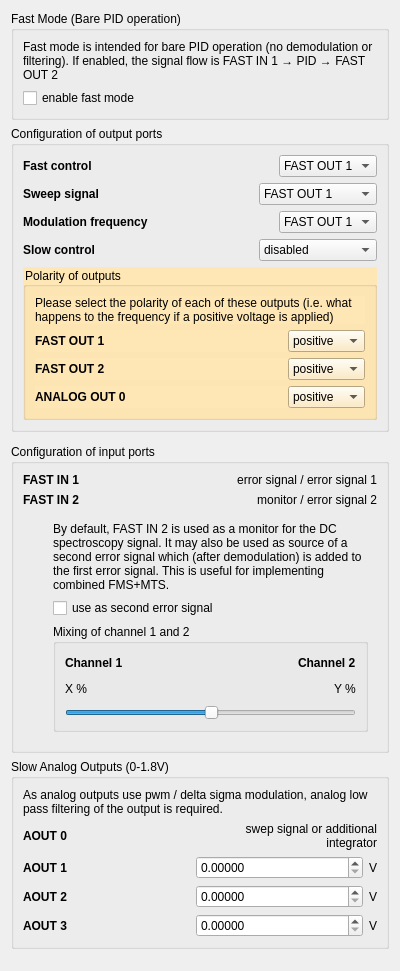
<?xml version="1.0" encoding="UTF-8"?>
<ui version="4.0">
 <class>Form</class>
 <widget class="QWidget" name="Form">
  <property name="geometry">
   <rect>
    <x>0</x>
    <y>0</y>
    <width>400</width>
    <height>971</height>
   </rect>
  </property>
  <property name="windowTitle">
   <string>Form</string>
  </property>
  <layout class="QVBoxLayout" name="verticalLayout">
   <item>
    <widget class="QGroupBox" name="groupBox_2">
     <property name="title">
      <string>Fast Mode (Bare PID operation)</string>
     </property>
     <layout class="QVBoxLayout" name="verticalLayout_4">
      <item>
       <widget class="QLabel" name="label_2">
        <property name="text">
         <string>&lt;html&gt;&lt;head/&gt;&lt;body&gt;&lt;p&gt;Fast mode is intended for bare PID operation (no demodulation or filtering). If enabled, the signal flow is FAST IN 1 → PID → FAST OUT 2&lt;/p&gt;&lt;/body&gt;&lt;/html&gt;</string>
        </property>
        <property name="wordWrap">
         <bool>true</bool>
        </property>
       </widget>
      </item>
      <item>
       <widget class="QCheckBox" name="fast_mode">
        <property name="text">
         <string>enable fast mode</string>
        </property>
       </widget>
      </item>
     </layout>
    </widget>
   </item>
   <item>
    <widget class="QGroupBox" name="groupBox_16">
     <property name="title">
      <string>Configuration of output ports</string>
     </property>
     <layout class="QVBoxLayout" name="verticalLayout_25">
      <item>
       <layout class="QHBoxLayout" name="horizontalLayout_25">
        <item>
         <widget class="QLabel" name="label_16">
          <property name="sizePolicy">
           <sizepolicy hsizetype="Preferred" vsizetype="Preferred">
            <horstretch>0</horstretch>
            <verstretch>0</verstretch>
           </sizepolicy>
          </property>
          <property name="font">
           <font>
            <weight>75</weight>
            <bold>true</bold>
           </font>
          </property>
          <property name="text">
           <string>Fast control</string>
          </property>
         </widget>
        </item>
        <item>
         <widget class="QComboBox" name="control_channel">
          <property name="sizePolicy">
           <sizepolicy hsizetype="Fixed" vsizetype="Fixed">
            <horstretch>0</horstretch>
            <verstretch>0</verstretch>
           </sizepolicy>
          </property>
          <item>
           <property name="text">
            <string>FAST OUT 1</string>
           </property>
          </item>
          <item>
           <property name="text">
            <string>FAST OUT 2</string>
           </property>
          </item>
         </widget>
        </item>
       </layout>
      </item>
      <item>
       <layout class="QHBoxLayout" name="horizontalLayout_26">
        <item>
         <widget class="QLabel" name="label_17">
          <property name="font">
           <font>
            <weight>75</weight>
            <bold>true</bold>
           </font>
          </property>
          <property name="text">
           <string>Sweep signal</string>
          </property>
         </widget>
        </item>
        <item>
         <widget class="QComboBox" name="sweep_channel">
          <property name="sizePolicy">
           <sizepolicy hsizetype="Fixed" vsizetype="Fixed">
            <horstretch>0</horstretch>
            <verstretch>0</verstretch>
           </sizepolicy>
          </property>
          <item>
           <property name="text">
            <string>FAST OUT 1</string>
           </property>
          </item>
          <item>
           <property name="text">
            <string>FAST OUT 2</string>
           </property>
          </item>
          <item>
           <property name="text">
            <string>ANALOG OUT 0</string>
           </property>
          </item>
         </widget>
        </item>
       </layout>
      </item>
      <item>
       <layout class="QHBoxLayout" name="horizontalLayout_24">
        <item>
         <widget class="QLabel" name="label_15">
          <property name="font">
           <font>
            <weight>75</weight>
            <bold>true</bold>
           </font>
          </property>
          <property name="text">
           <string>Modulation frequency</string>
          </property>
         </widget>
        </item>
        <item>
         <widget class="QComboBox" name="mod_channel">
          <property name="sizePolicy">
           <sizepolicy hsizetype="Fixed" vsizetype="Fixed">
            <horstretch>0</horstretch>
            <verstretch>0</verstretch>
           </sizepolicy>
          </property>
          <item>
           <property name="text">
            <string>FAST OUT 1</string>
           </property>
          </item>
          <item>
           <property name="text">
            <string>FAST OUT 2</string>
           </property>
          </item>
         </widget>
        </item>
       </layout>
      </item>
      <item>
       <layout class="QHBoxLayout" name="horizontalLayout_4">
        <item>
         <widget class="QLabel" name="label_3">
          <property name="font">
           <font>
            <weight>75</weight>
            <bold>true</bold>
           </font>
          </property>
          <property name="text">
           <string>Slow control</string>
          </property>
         </widget>
        </item>
        <item>
         <widget class="QComboBox" name="slow_control_channel">
          <property name="sizePolicy">
           <sizepolicy hsizetype="Fixed" vsizetype="Fixed">
            <horstretch>0</horstretch>
            <verstretch>0</verstretch>
           </sizepolicy>
          </property>
          <item>
           <property name="text">
            <string>disabled</string>
           </property>
          </item>
          <item>
           <property name="text">
            <string>ANALOG OUT 0</string>
           </property>
          </item>
         </widget>
        </item>
       </layout>
      </item>
      <item>
       <widget class="QGroupBox" name="polarity_selector">
        <property name="styleSheet">
         <string notr="true">background: #ffe7b5</string>
        </property>
        <property name="title">
         <string>Polarity of outputs</string>
        </property>
        <layout class="QVBoxLayout" name="verticalLayout_9">
         <item>
          <widget class="QLabel" name="label_8">
           <property name="sizePolicy">
            <sizepolicy hsizetype="Preferred" vsizetype="Preferred">
             <horstretch>0</horstretch>
             <verstretch>0</verstretch>
            </sizepolicy>
           </property>
           <property name="minimumSize">
            <size>
             <width>0</width>
             <height>0</height>
            </size>
           </property>
           <property name="text">
            <string>Please select the polarity of each of these outputs (i.e. what happens to the frequency if a positive voltage is applied)</string>
           </property>
           <property name="wordWrap">
            <bool>true</bool>
           </property>
          </widget>
         </item>
         <item>
          <widget class="QWidget" name="polarity_container_fast_out1" native="true">
           <layout class="QHBoxLayout" name="horizontalLayout_10">
            <property name="spacing">
             <number>6</number>
            </property>
            <property name="leftMargin">
             <number>0</number>
            </property>
            <property name="topMargin">
             <number>0</number>
            </property>
            <property name="rightMargin">
             <number>0</number>
            </property>
            <property name="bottomMargin">
             <number>0</number>
            </property>
            <item>
             <widget class="QLabel" name="label_9">
              <property name="font">
               <font>
                <weight>75</weight>
                <bold>true</bold>
               </font>
              </property>
              <property name="text">
               <string>FAST OUT 1</string>
              </property>
             </widget>
            </item>
            <item>
             <widget class="QComboBox" name="polarity_fast_out1">
              <property name="sizePolicy">
               <sizepolicy hsizetype="Fixed" vsizetype="Fixed">
                <horstretch>0</horstretch>
                <verstretch>0</verstretch>
               </sizepolicy>
              </property>
              <item>
               <property name="text">
                <string>positive</string>
               </property>
              </item>
              <item>
               <property name="text">
                <string>negative</string>
               </property>
              </item>
             </widget>
            </item>
           </layout>
          </widget>
         </item>
         <item>
          <widget class="QWidget" name="polarity_container_fast_out2" native="true">
           <layout class="QHBoxLayout" name="horizontalLayout_12">
            <property name="leftMargin">
             <number>0</number>
            </property>
            <property name="topMargin">
             <number>0</number>
            </property>
            <property name="rightMargin">
             <number>0</number>
            </property>
            <property name="bottomMargin">
             <number>0</number>
            </property>
            <item>
             <widget class="QLabel" name="label_11">
              <property name="font">
               <font>
                <weight>75</weight>
                <bold>true</bold>
               </font>
              </property>
              <property name="text">
               <string>FAST OUT 2</string>
              </property>
             </widget>
            </item>
            <item>
             <widget class="QComboBox" name="polarity_fast_out2">
              <property name="sizePolicy">
               <sizepolicy hsizetype="Fixed" vsizetype="Fixed">
                <horstretch>0</horstretch>
                <verstretch>0</verstretch>
               </sizepolicy>
              </property>
              <item>
               <property name="text">
                <string>positive</string>
               </property>
              </item>
              <item>
               <property name="text">
                <string>negative</string>
               </property>
              </item>
             </widget>
            </item>
           </layout>
          </widget>
         </item>
         <item>
          <widget class="QWidget" name="polarity_container_analog_out0" native="true">
           <layout class="QHBoxLayout" name="horizontalLayout_11">
            <property name="leftMargin">
             <number>0</number>
            </property>
            <property name="topMargin">
             <number>0</number>
            </property>
            <property name="rightMargin">
             <number>0</number>
            </property>
            <property name="bottomMargin">
             <number>0</number>
            </property>
            <item>
             <widget class="QLabel" name="label_4">
              <property name="font">
               <font>
                <weight>75</weight>
                <bold>true</bold>
               </font>
              </property>
              <property name="text">
               <string>ANALOG OUT 0</string>
              </property>
             </widget>
            </item>
            <item>
             <widget class="QComboBox" name="polarity_analog_out0">
              <property name="sizePolicy">
               <sizepolicy hsizetype="Fixed" vsizetype="Fixed">
                <horstretch>0</horstretch>
                <verstretch>0</verstretch>
               </sizepolicy>
              </property>
              <item>
               <property name="text">
                <string>positive</string>
               </property>
              </item>
              <item>
               <property name="text">
                <string>negative</string>
               </property>
              </item>
             </widget>
            </item>
           </layout>
          </widget>
         </item>
        </layout>
       </widget>
      </item>
     </layout>
    </widget>
   </item>
   <item>
    <widget class="QWidget" name="widget_5" native="true">
     <layout class="QVBoxLayout" name="verticalLayout_8">
      <property name="leftMargin">
       <number>30</number>
      </property>
      <property name="topMargin">
       <number>0</number>
      </property>
      <property name="rightMargin">
       <number>0</number>
      </property>
      <property name="bottomMargin">
       <number>0</number>
      </property>
     </layout>
    </widget>
   </item>
   <item>
    <widget class="QGroupBox" name="groupBox_11">
     <property name="title">
      <string>Configuration of input ports</string>
     </property>
     <layout class="QVBoxLayout" name="verticalLayout_13">
      <item>
       <layout class="QHBoxLayout" name="horizontalLayout_6">
        <item>
         <widget class="QLabel" name="label_21">
          <property name="text">
           <string>&lt;html&gt;&lt;head/&gt;&lt;body&gt;&lt;p&gt;&lt;span style=&quot; font-weight:600;&quot;&gt;FAST IN 1&lt;/span&gt;&lt;/p&gt;&lt;/body&gt;&lt;/html&gt;</string>
          </property>
          <property name="textFormat">
           <enum>Qt::AutoText</enum>
          </property>
         </widget>
        </item>
        <item>
         <widget class="QLabel" name="fast_in_1_status">
          <property name="text">
           <string>error signal / error signal 1</string>
          </property>
          <property name="alignment">
           <set>Qt::AlignRight|Qt::AlignTrailing|Qt::AlignVCenter</set>
          </property>
         </widget>
        </item>
       </layout>
      </item>
      <item>
       <layout class="QHBoxLayout" name="horizontalLayout_8">
        <item>
         <widget class="QLabel" name="label_23">
          <property name="text">
           <string>&lt;html&gt;&lt;head/&gt;&lt;body&gt;&lt;p&gt;&lt;span style=&quot; font-weight:600;&quot;&gt;FAST IN 2&lt;/span&gt;&lt;/p&gt;&lt;/body&gt;&lt;/html&gt;</string>
          </property>
         </widget>
        </item>
        <item>
         <widget class="QLabel" name="fast_in_2_status">
          <property name="text">
           <string>monitor / error signal 2</string>
          </property>
          <property name="alignment">
           <set>Qt::AlignRight|Qt::AlignTrailing|Qt::AlignVCenter</set>
          </property>
         </widget>
        </item>
       </layout>
      </item>
      <item>
       <widget class="QWidget" name="widget" native="true">
        <layout class="QVBoxLayout" name="verticalLayout_3">
         <property name="leftMargin">
          <number>30</number>
         </property>
         <item>
          <widget class="QLabel" name="label_25">
           <property name="text">
            <string>By default, FAST IN 2 is used as a monitor for the DC spectroscopy signal. It may also be used as source of a second error signal which (after demodulation) is added to the first error signal. This is useful for implementing combined FMS+MTS.</string>
           </property>
           <property name="wordWrap">
            <bool>true</bool>
           </property>
          </widget>
         </item>
         <item>
          <widget class="QCheckBox" name="dual_channel">
           <property name="text">
            <string>use as second error signal</string>
           </property>
          </widget>
         </item>
         <item>
          <widget class="QGroupBox" name="dual_channel_mixing">
           <property name="title">
            <string>Mixing of channel 1 and 2</string>
           </property>
           <layout class="QVBoxLayout" name="verticalLayout_6">
            <item>
             <layout class="QHBoxLayout" name="horizontalLayout_7">
              <item>
               <widget class="QLabel" name="label_7">
                <property name="text">
                 <string>&lt;html&gt;&lt;head/&gt;&lt;body&gt;&lt;p&gt;&lt;span style=&quot; font-weight:600;&quot;&gt;Channel 1&lt;/span&gt;&lt;/p&gt;&lt;/body&gt;&lt;/html&gt;</string>
                </property>
                <property name="wordWrap">
                 <bool>true</bool>
                </property>
               </widget>
              </item>
              <item>
               <spacer name="horizontalSpacer_2">
                <property name="orientation">
                 <enum>Qt::Horizontal</enum>
                </property>
                <property name="sizeHint" stdset="0">
                 <size>
                  <width>40</width>
                  <height>20</height>
                 </size>
                </property>
               </spacer>
              </item>
              <item>
               <widget class="QLabel" name="label_6">
                <property name="text">
                 <string>&lt;html&gt;&lt;head/&gt;&lt;body&gt;&lt;p&gt;&lt;span style=&quot; font-weight:600;&quot;&gt;Channel 2&lt;/span&gt;&lt;/p&gt;&lt;/body&gt;&lt;/html&gt;</string>
                </property>
                <property name="wordWrap">
                 <bool>true</bool>
                </property>
               </widget>
              </item>
             </layout>
            </item>
            <item>
             <layout class="QHBoxLayout" name="horizontalLayout_9">
              <item>
               <widget class="QLabel" name="chain_a_factor">
                <property name="text">
                 <string>X %</string>
                </property>
                <property name="wordWrap">
                 <bool>true</bool>
                </property>
               </widget>
              </item>
              <item>
               <spacer name="horizontalSpacer_3">
                <property name="orientation">
                 <enum>Qt::Horizontal</enum>
                </property>
                <property name="sizeHint" stdset="0">
                 <size>
                  <width>40</width>
                  <height>20</height>
                 </size>
                </property>
               </spacer>
              </item>
              <item>
               <widget class="QLabel" name="chain_b_factor">
                <property name="text">
                 <string>Y %</string>
                </property>
                <property name="wordWrap">
                 <bool>true</bool>
                </property>
               </widget>
              </item>
             </layout>
            </item>
            <item>
             <widget class="QSlider" name="channel_mixing_slider">
              <property name="maximum">
               <number>255</number>
              </property>
              <property name="value">
               <number>128</number>
              </property>
              <property name="orientation">
               <enum>Qt::Horizontal</enum>
              </property>
             </widget>
            </item>
           </layout>
          </widget>
         </item>
        </layout>
       </widget>
      </item>
     </layout>
    </widget>
   </item>
   <item>
    <widget class="QGroupBox" name="groupBox">
     <property name="title">
      <string>Slow Analog Outputs (0-1.8V)</string>
     </property>
     <layout class="QVBoxLayout" name="verticalLayout_2">
      <item>
       <widget class="QLabel" name="label_20">
        <property name="text">
         <string>As analog outputs use pwm / delta sigma modulation, analog low pass filtering of the output is required.</string>
        </property>
        <property name="wordWrap">
         <bool>true</bool>
        </property>
       </widget>
      </item>
      <item>
       <layout class="QHBoxLayout" name="horizontalLayout_5">
        <item>
         <widget class="QLabel" name="label_18">
          <property name="font">
           <font>
            <weight>75</weight>
            <bold>true</bold>
           </font>
          </property>
          <property name="text">
           <string>AOUT 0</string>
          </property>
         </widget>
        </item>
        <item>
         <widget class="QLabel" name="label_19">
          <property name="sizePolicy">
           <sizepolicy hsizetype="Fixed" vsizetype="Preferred">
            <horstretch>0</horstretch>
            <verstretch>0</verstretch>
           </sizepolicy>
          </property>
          <property name="text">
           <string>swep signal or additional integrator</string>
          </property>
          <property name="alignment">
           <set>Qt::AlignRight|Qt::AlignTrailing|Qt::AlignVCenter</set>
          </property>
          <property name="wordWrap">
           <bool>true</bool>
          </property>
         </widget>
        </item>
       </layout>
      </item>
      <item>
       <layout class="QHBoxLayout" name="horizontalLayout_3">
        <item>
         <widget class="QLabel" name="label_13">
          <property name="font">
           <font>
            <weight>75</weight>
            <bold>true</bold>
           </font>
          </property>
          <property name="text">
           <string>AOUT 1</string>
          </property>
         </widget>
        </item>
        <item>
         <widget class="QDoubleSpinBox" name="analog_out_1">
          <property name="decimals">
           <number>5</number>
          </property>
          <property name="maximum">
           <double>1.800000000000000</double>
          </property>
          <property name="stepType">
           <enum>QAbstractSpinBox::AdaptiveDecimalStepType</enum>
          </property>
         </widget>
        </item>
        <item>
         <widget class="QLabel" name="label_14">
          <property name="sizePolicy">
           <sizepolicy hsizetype="Fixed" vsizetype="Preferred">
            <horstretch>0</horstretch>
            <verstretch>0</verstretch>
           </sizepolicy>
          </property>
          <property name="text">
           <string>V</string>
          </property>
         </widget>
        </item>
       </layout>
      </item>
      <item>
       <layout class="QHBoxLayout" name="horizontalLayout_2">
        <item>
         <widget class="QLabel" name="label_10">
          <property name="font">
           <font>
            <weight>75</weight>
            <bold>true</bold>
           </font>
          </property>
          <property name="text">
           <string>AOUT 2</string>
          </property>
         </widget>
        </item>
        <item>
         <widget class="QDoubleSpinBox" name="analog_out_2">
          <property name="decimals">
           <number>5</number>
          </property>
          <property name="maximum">
           <double>1.800000000000000</double>
          </property>
          <property name="stepType">
           <enum>QAbstractSpinBox::AdaptiveDecimalStepType</enum>
          </property>
         </widget>
        </item>
        <item>
         <widget class="QLabel" name="label_12">
          <property name="sizePolicy">
           <sizepolicy hsizetype="Fixed" vsizetype="Preferred">
            <horstretch>0</horstretch>
            <verstretch>0</verstretch>
           </sizepolicy>
          </property>
          <property name="text">
           <string>V</string>
          </property>
         </widget>
        </item>
       </layout>
      </item>
      <item>
       <layout class="QHBoxLayout" name="horizontalLayout">
        <item>
         <widget class="QLabel" name="label_5">
          <property name="font">
           <font>
            <weight>75</weight>
            <bold>true</bold>
           </font>
          </property>
          <property name="text">
           <string>AOUT 3</string>
          </property>
         </widget>
        </item>
        <item>
         <widget class="QDoubleSpinBox" name="analog_out_3">
          <property name="decimals">
           <number>5</number>
          </property>
          <property name="maximum">
           <double>1.800000000000000</double>
          </property>
          <property name="stepType">
           <enum>QAbstractSpinBox::AdaptiveDecimalStepType</enum>
          </property>
         </widget>
        </item>
        <item>
         <widget class="QLabel" name="label">
          <property name="sizePolicy">
           <sizepolicy hsizetype="Fixed" vsizetype="Preferred">
            <horstretch>0</horstretch>
            <verstretch>0</verstretch>
           </sizepolicy>
          </property>
          <property name="text">
           <string>V</string>
          </property>
         </widget>
        </item>
       </layout>
      </item>
     </layout>
    </widget>
   </item>
   <item>
    <spacer name="verticalSpacer_2">
     <property name="orientation">
      <enum>Qt::Vertical</enum>
     </property>
     <property name="sizeHint" stdset="0">
      <size>
       <width>20</width>
       <height>40</height>
      </size>
     </property>
    </spacer>
   </item>
  </layout>
 </widget>
 <resources/>
 <connections/>
</ui>
